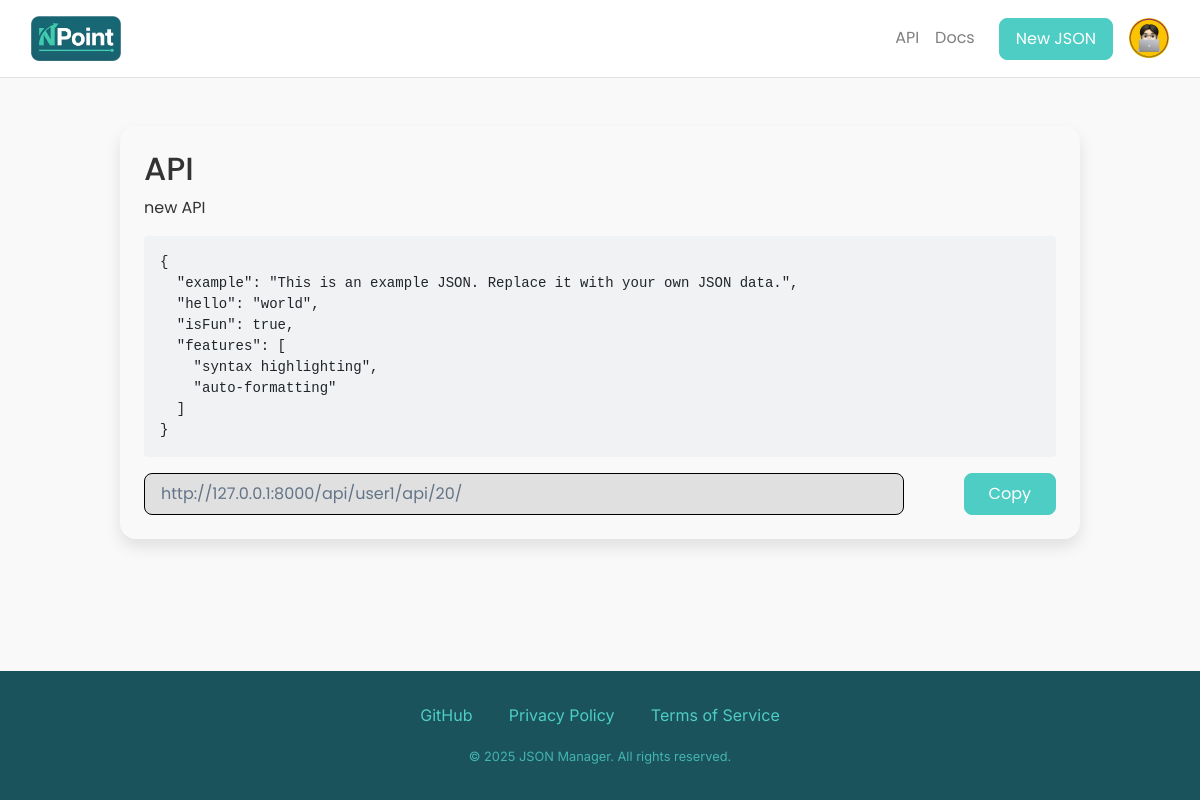
The page /json_viewer/user1/api/20/ (signed in) on the database as committed earlier.
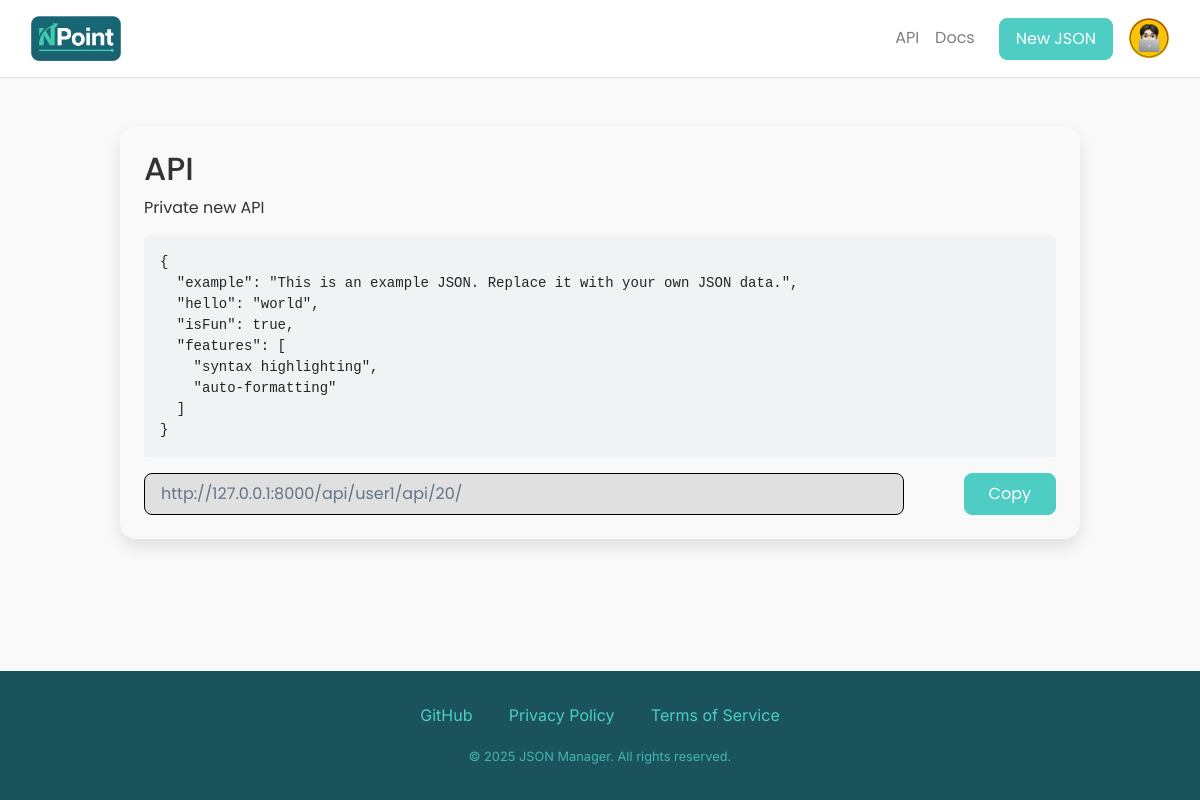
The same page on the database as committed later.
### npoint_app/models.py (models this page shows, shortened)
class JSONData(models.Model):
    json_id = models.AutoField(primary_key=True)
    user = models.ForeignKey(UserProfile, on_delete=models.CASCADE, related_name='json_data')
    title = models.CharField(max_length=200, db_index=True)
    description = models.TextField(blank=True, null=True, max_length=500)
    json_picture = models.ImageField(upload_to='json_pictures/', blank=True, null=True)
    json_content = models.JSONField()
    json_api = models.CharField(blank=True, null=True)
    is_public = models.BooleanField(default=True)
    created_at = models.DateTimeField(auto_now_add=True)
    updated_at = models.DateTimeField(auto_now=True)
    slug = models.SlugField(max_length=220, blank=True, null=True)  # or unique_together with user
    access_count = models.PositiveIntegerField(default=0)
    class Meta:
        constraints = [
            models.UniqueConstraint(fields=["user", "slug"], name="uniq_user_slug"),
        ]
        indexes = [models.Index(fields=['title'])]

### npoint_app/views.py (the view)
# urls.py: path('json_viewer/<str:username>/<slug:title_slug>/<int:json_id>/', views.json_viewer, name='json_viewer'),
def json_viewer(request, username, title_slug, json_id):
    obj = JSONData.objects.filter(pk=json_id).first()
    data = obj.json_content if obj else "{}"
    if isinstance(data, str):
        try:
            data = json.loads(data)
        except Exception:
            pass
    pretty_json = json.dumps(data, indent=2, ensure_ascii=False)
    if request.method == "GET":
        JSONData.objects.filter(pk=obj.pk).update(access_count=F('access_count') + 1)
        obj.refresh_from_db(fields=["access_count"])
    return render(request, "npoint_app/json_viewer.html", {"json": obj, "pretty_json": pretty_json,})

### npoint_app/context_processors.py (called while the page is built)
def humanize_number(value):
    if value is None:
        return "0"
    if value >= 1_000_000:
        return f"{value/1_000_000:.1f}M".rstrip("0").rstrip(".")
    if value >= 1_000:
        return f"{value/1_000:.1f}K".rstrip("0").rstrip(".")
    return str(value)

def site_stats(request):
    total_users = UserProfile.objects.count()
    total_jsons = JSONData.objects.count()
    total_api_calls = JSONData.objects.aggregate(total=Sum("access_count"))["total"] or 0
    return {
        "total_users": humanize_number(total_users),
        "total_jsons": humanize_number(total_jsons),
        "total_api_calls": humanize_number(total_api_calls),
    }

### npoint_app/templates/npoint_app/json_viewer.html (shortened to what this page needs)
{% extends 'npoint_app/base.html' %}
{% load static %}
{% block content %}
</head>
<body>
  <form method="GET" >
    <div class="d-flex flex-column">
      <main class="flex-grow-1 py-5">
        <div class="container">
          <div class="mx-auto" style="max-width: 960px;">
            <div class="card-custom mb-4 p-4">
              <h2 class="typography-h2 mb-2">{{ json.title }}</h2>
              <p class="typography-body mb-3">{{ json.description }}</p>
              <pre class="bg-light p-3 rounded json-code text-sm" style="white-space:pre; overflow:auto;" ><code class="">{{ pretty_json }} </code></pre>
              <div class="d-flex justify-content-between align-items-center">
                        <p class="col-10 custom-placeholder mb-0 no-copy" >{{ json.json_api }}</p>
                          <a href="#" class="btn button-primary-custom px-4">Copy</a>
              </div>
            </div>
          </div>
        </div>
      </main>
    </div>
</body>
{% endblock %}

Rows that differ between the two databases and show on the page:
changed JSONData "API": description "new API" → "Private new API"
